Frame 1 (no input): blank canvas, image omitted
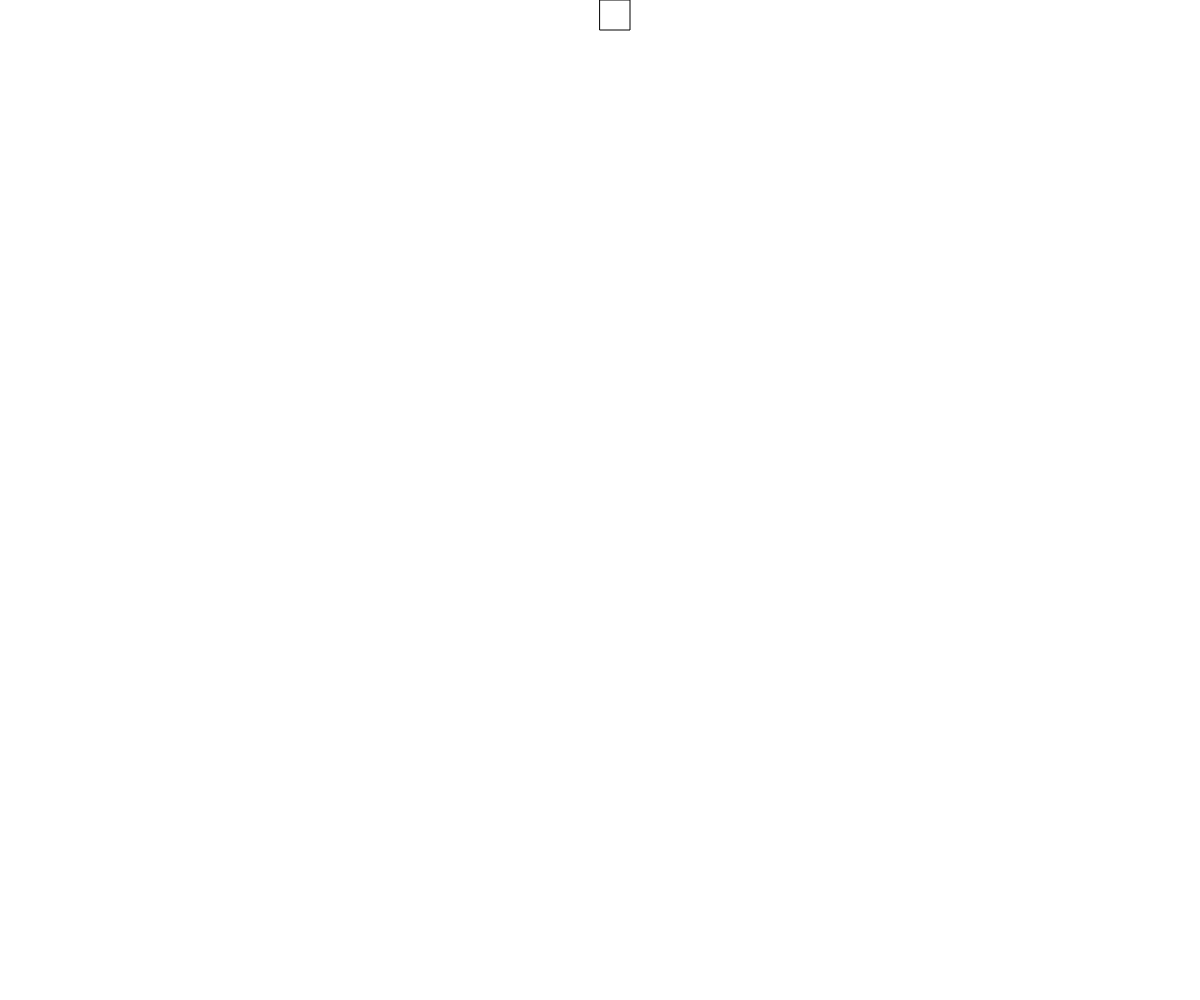
Frame 60 (no input)
Frame 120 (the mouse pressed at the canvas centre since frame 60): blank canvas, image omitted

The p5.js sketch that drew this single still picture (run headless with seeded random() and noise() and a simulated clock; from frame 60 on, the mouse is pressed at the canvas centre):

// p5.js sketch
// ── sketch.js
// Project Title
// Your Name
// Date
//
// Extra for Experts:
// - describe what you did to take this project "above and beyond"

let state = 0; //0 = top, 1 = right, 2 = bottom, 3 = left
const rectSize = 30;
let x = 0;
let y = 0;

function setup() {
  createCanvas(windowWidth, windowHeight);
}

function draw() {
  background(255);
  if (state === 0) { //on top, going right
    x += 10;
    if (x > windowWidth - rectSize) {
      state = 1;
    } 
  }
  else if (state === 1) { //on right, going down
    y += 10;
    if (y > windowHeight - rectSize) {
      state = 2;
    }
  }
  else if (state === 2) {
    x -= 10;
    if (x < 0 + rectSize) {
      state = 3;
    }
  }
  else if (state === 3) {
    y -= 10;
    if (y < 0 + rectSize) {
      state = 0;
    }
  }
  rect(x,y,rectSize,rectSize);
  print(state);
}
